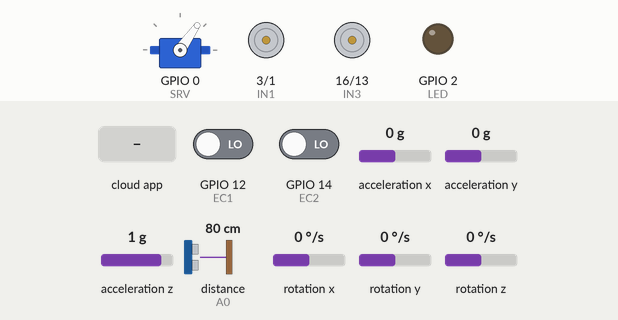
Simulated run of this program. Board: ESP8266 (NodeMCU). Parts: servo, motor-driver pin pairs drawn as motors (green arrow = first pin HIGH = forward, orange = second pin HIGH = backward, longer = more drive), output pins drawn as LEDs (lit = HIGH). The inputs (shaded band) are chosen by the test bench; at power-on: GPIO 12 (EC1) LOW, GPIO 14 (EC2) LOW, acceleration x 0 g, acceleration y 0 g, acceleration z 1 g, distance to the obstacle (sensor on A0) 80 cm, rotation x 0 °/s, rotation y 0 °/s, rotation z 0 °/s. WiFi joins after 1.5 s; servers stay silent unless stated; the ROS host is connected and sends only what is stated; what the program prints to the serial monitor is not drawn.

Above: at 3.2 s.
3.3 s: the phone or cloud app sets angular.z to -100
At 4.0 s:
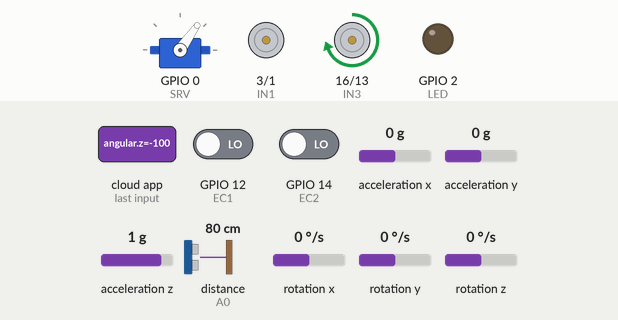
4.8 s: the phone or cloud app sets linear.x to 100
At 5.9 s:
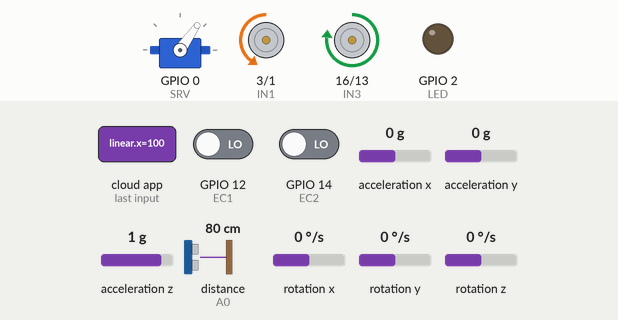
6.3 s: the phone or cloud app sets ir_motor to 0
At 7.5 s:
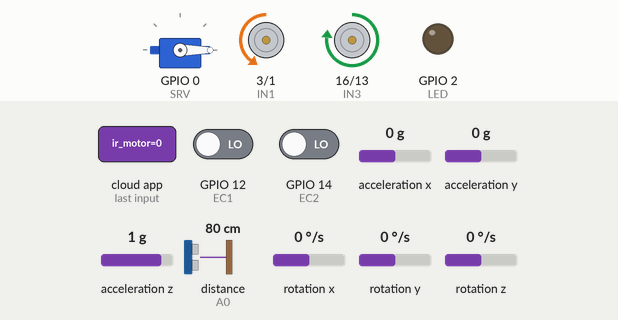
7.8 s: the phone or cloud app sets left to 0
At 8.3 s:
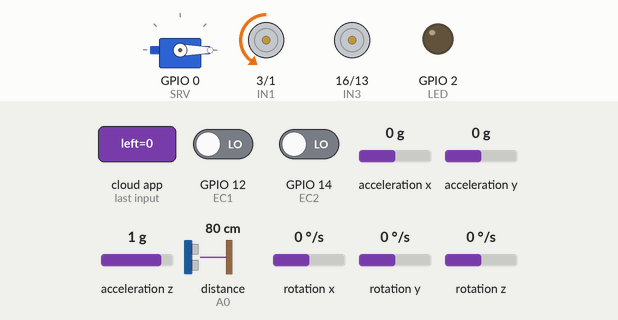
9.3 s: the phone or cloud app sets right to 0
At 10.1 s:
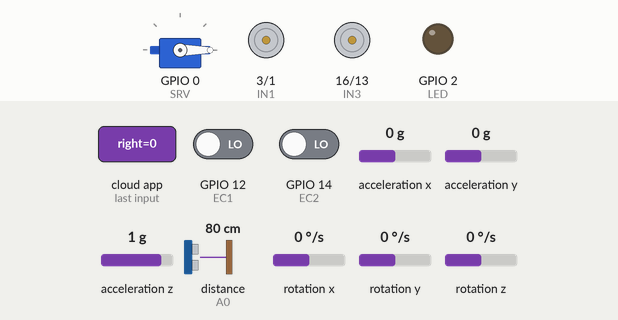
10.8 s: the phone or cloud app sets angular.z to 0
At 11.9 s:
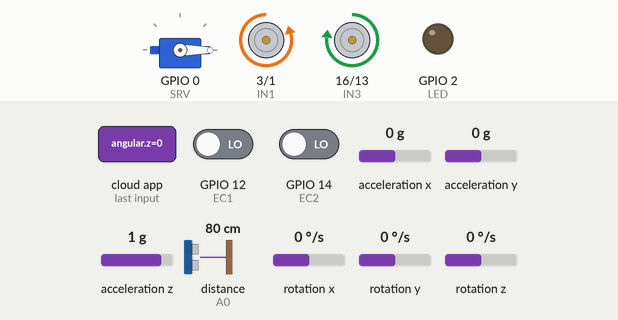
Timing chart, 0 to 13.3 s (numbered marks = the images above; inputs shaded):
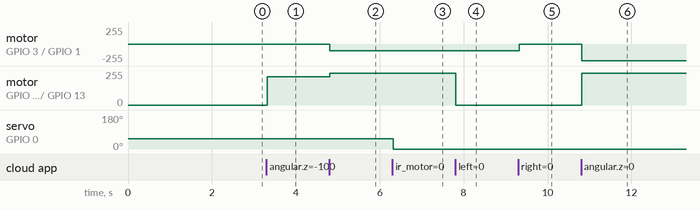

Measured:
- after the input at 3.3 s, motor on GPIO 16 (IN3) / GPIO 13 (IN4): stopped → forward 212/255 at once
- after the input at 4.8 s, motor on GPIO 3 (IN1) / GPIO 1 (IN2): stopped → backward 100/255 at once; motor on GPIO 16 (IN3) / GPIO 13 (IN4): forward 212/255 → forward 240/255 at once
- after the input at 6.3 s, servo on GPIO 0 (SRV): 55° → 0° at once
- after the input at 7.8 s, motor on GPIO 16 (IN3) / GPIO 13 (IN4): forward 240/255 → stopped at once
- after the input at 9.3 s, motor on GPIO 3 (IN1) / GPIO 1 (IN2): backward 100/255 → stopped at once
- after the input at 10.8 s, motor on GPIO 3 (IN1) / GPIO 1 (IN2): stopped → backward 250/255 at once; motor on GPIO 16 (IN3) / GPIO 13 (IN4): stopped → forward 240/255 at once

The program:

main.cpp
```cpp
#define ROSSERIAL_ARDUINO_TCP

#include <ESP8266WiFi.h>
#include <ros.h>
#include <geometry_msgs/Twist.h>
#include <std_msgs/Float32.h>
#include <std_msgs/UInt16.h>
#include <string.h>
#include <Servo.h>
#include <SharpIR.h>
#include "Wire.h"

// ---- biblioteca mpu
#include "I2Cdev.h"
#include "MPU6050_6Axis_MotionApps20.h"

MPU6050 mpu;
#define OUTPUT_READABLE_YAWPITCHROLL

// MPU control/status vars
bool dmpReady = false;  // set true if DMP init was successful
uint8_t devStatus;      // return status after each device operation (0 = success, !0 = error)
uint16_t packetSize;    // expected DMP packet size (default is 42 bytes)
uint16_t fifoCount;     // count of all bytes currently in FIFO
uint8_t fifoBuffer[64]; // FIFO storage buffer

// orientation/motion vars
float ypr[3];           // [yaw, pitch, roll]   yaw/pitch/roll container and gravity vector
Quaternion q;           // [w, x, y, z]         quaternion container
VectorInt16 aa;         // [x, y, z]            accel sensor measurements
VectorInt16 aaReal;     // [x, y, z]            gravity-free accel sensor measurements
VectorInt16 aaWorld;    // [x, y, z]            world-frame accel sensor measurements
VectorFloat gravity;    // [x, y, z]            gravity vector
float euler[3];         // [psi, theta, phi]    Euler angle container

unsigned long timer = 0;

// ---------- sensor config
// Define model and input pin:
#define IRPin A0
#define model 1080
SharpIR SharpSensor = SharpIR(IRPin, model);

// ---------- config network
#define debug 1
#define base_port 11411 //usar outros números para ligar mais robôs na mesma porta

// ---------- config servo motor
Servo servo;
int pos = 0;
int dir = 0;
int SRV = 0;

// ---------- driver motor pins
int IN1 = 3;
int IN2 = 1;
int IN3 = 16;
int IN4 = 13;

// ---------- encoder pin
int EC1 = 12;
int EC2 = 14;

// ---------- tick count
int EC1_count = 0;
int EC2_count = 0;

// ---------- LED pin for debug
int LED = 2;

// kinematics variables
float wheelL;
float wheelR;

//----------- topics name
#define top_cmd_vel "/bob/cmd_vel"
#define top_servo   "/bob/ir_motor"
#define top_sharp   "/bob/ir_sensor"
#define top_imu     "/bob/heading"
#define top_renc    "/bob/raw/right_ticks"
#define top_lenc    "/bob/raw/left_ticks"
#define top_pwm_lm  "/bob/pwm/left"
#define top_pwm_rm  "/bob/pwm/right"
#define top_write_pwm_lm "/bob/write/pwm/left"
#define top_write_pwm_rm "/bob/write/pwm/right"

// wifi config
struct config_t
{

  // roteador Gui
  // const char* ssid = "Dinossauro_Conectado";
  // const char* password = "Dinossauro_Conectado";

  const char* ssid = "Le";
  const char* password = "leticia21";

  uint16_t serverPort = base_port;
  int serverIP[4] = {192, 168, 13, 213}; // "ip do computador com roscore"
  int robot = 0;
  char* topic_servo = top_servo;
  char* topic_lenc = top_lenc;
  char* topic_renc = top_renc;
  char* topic_cmd_vel = top_cmd_vel;
  char* topic_sharp = top_sharp;
  char* topic_imu = top_imu;
  char* topic_pwml = top_pwm_lm;
  char* topic_pwmr = top_pwm_rm;
  char* topic_write_pwml = top_write_pwm_lm;
  char* topic_write_pwmr = top_write_pwm_rm;
} configuration;

// ----- messages
std_msgs::Float32 sharp_msg;
std_msgs::Float32 lenc_msg;     // left encoder
std_msgs::Float32 renc_msg;     // right encoder
std_msgs::Float32 imu_msg;
std_msgs::Float32 pwmL_msg;
std_msgs::Float32 pwmR_msg;

// ---- publishers
ros::Publisher pub_lenc(configuration.topic_lenc, &lenc_msg);
ros::Publisher pub_renc(configuration.topic_renc, &renc_msg);
ros::Publisher pub_sharp(configuration.topic_sharp, &sharp_msg);
ros::Publisher pub_imu(configuration.topic_imu, &imu_msg);
ros::Publisher pub_pwml(configuration.topic_pwml, &pwmL_msg);
ros::Publisher pub_pwmr(configuration.topic_pwmr, &pwmR_msg);

// ---- subscribers
ros::Subscriber<geometry_msgs::Twist> sub_cmd_vel(configuration.topic_cmd_vel, &odometry_cb);
ros::Subscriber<std_msgs::UInt16> sub_servo(configuration.topic_servo, &servo_cb);
ros::Subscriber<std_msgs::UInt16> sub_write_pwml(configuration.topic_write_pwml, &write_leftPWM_cb);
ros::Subscriber<std_msgs::UInt16> sub_write_pwmr(configuration.topic_write_pwmr, &write_rightPWM_cb);

void write_leftPWM_cb(const std_msgs::UInt16& msg){
  analogWrite(IN3, msg.data);
  analogWrite(IN4, 0);
}

void write_rightPWM_cb(const std_msgs::UInt16& msg){
  analogWrite(IN2, msg.data);
  analogWrite(IN1, 0);
}

void odometry_cb(const geometry_msgs::Twist& msg) {

  float linear_velocity;
  float angular_velocity;
  float width_robot = 0.140;
  float wradius = 0.0660/2;

  float gain_linear = 10;
  float gain_angular = 100;

  int offset = 10;

  linear_velocity = msg.linear.x;
  angular_velocity = msg.angular.z;

  float min_vel = 0;
  float left_max_vel = 250 - offset;
  float right_max_vel = 250;

  wheelR = (gain_linear*(linear_velocity) + gain_angular*(angular_velocity * width_robot/2)) / (wradius);
  wheelL = (gain_linear*(linear_velocity) - gain_angular*(angular_velocity * width_robot/2)) / (wradius);

  if (wheelR != 0){
  wheelR = wheelR + offset;
  }

  sharp_msg.data = wheelR;

  // saturate max velocity for the right wheel
  if (wheelR > right_max_vel){
    wheelR = right_max_vel;
  }

  // saturate max velocity for the left wheel
  if (wheelL > left_max_vel){
    wheelL = left_max_vel;
  }

  // saturate min velocity for the right wheel
  if (wheelR < min_vel) {
    wheelR = min_vel;
  }

  // saturate mi velocity for the left wheel
  if(wheelL < min_vel) {
    wheelL = min_vel;
  }

  // write velocity for the right motor
  analogWrite(IN2, wheelR);
  analogWrite(IN1, 0);

  // write velocity for the left motor
  analogWrite(IN3, wheelL);
  analogWrite(IN4, 0);
}

void servo_cb( const std_msgs::UInt16& cmd_msg){
  servo.write(cmd_msg.data); //set servo angle, should be from 0-180
}

void setupWiFi() {                    // connect to ROS server as as a client
  if (debug) {
    Serial.print("Connecting wifi to ");
    Serial.println(configuration.ssid);
  }
  WiFi.begin(configuration.ssid, configuration.password);
  while (WiFi.status() != WL_CONNECTED) {
    delay(500);
    if (debug)
      Serial.print(".");
  }
  if (debug) {
    Serial.println("");
    Serial.println("WiFi connected");
    Serial.print("IP address: ");
    Serial.println(WiFi.localIP());
  }
}

ros::NodeHandle nh;


void IRAM_ATTR ISR_EC1()
{
  EC1_count++;
}
void IRAM_ATTR ISR_EC2()
{
  EC2_count++;
}

void setup_imu()
{
  Wire.begin();
  Wire.setClock(400000); // 400kHz I2C clock. Comment this line if having compilation difficulties

  // initialize device
  Serial.println(F("Initializing I2C devices..."));
  mpu.initialize();

  // verify connection
  Serial.println(F("Testing device connections..."));
  Serial.println(mpu.testConnection() ? F("MPU6050 connection successful") : F("MPU6050 connection failed"));

  // load and configure the DMP
  Serial.println(F("Initializing DMP..."));
  devStatus = mpu.dmpInitialize();

  // supply your own gyro offsets here, scaled for min sensitivity
  mpu.setXGyroOffset(220);
  mpu.setYGyroOffset(76);
  mpu.setZGyroOffset(-85);
  mpu.setZAccelOffset(1788); // 1688 factory default for my test chip

  // make sure it worked (returns 0 if so)
  if (devStatus == 0) {
    // Calibration Time: generate offsets and calibrate our MPU6050
    mpu.CalibrateAccel(6);
    mpu.CalibrateGyro(6);
    mpu.PrintActiveOffsets();

    // turn on the DMP
    Serial.println(F("Enabling DMP..."));
    mpu.setDMPEnabled(true);

    // set our DMP Ready flag so the main loop() function knows it's okay to use it
    Serial.println(F("DMP ready! Waiting for first interrupt..."));
    dmpReady = true;

    // get expected DMP packet size for later comparison
    packetSize = mpu.dmpGetFIFOPacketSize();
  }

    else {
      // ERROR!
      // 1 = initial memory load failed
      // 2 = DMP configuration updates failed
      // (if it's going to break, usually the code will be 1)
      Serial.print(F("DMP Initialization failed (code "));
      Serial.print(devStatus);
      Serial.println(F(")"));
    }
}

float get_yaw()
{

  // read a packet from FIFO
  if (mpu.dmpGetCurrentFIFOPacket(fifoBuffer)) { // Get the Latest packet

    // display Euler angles in radians
    mpu.dmpGetQuaternion(&q, fifoBuffer);
    mpu.dmpGetGravity(&gravity, &q);
    mpu.dmpGetYawPitchRoll(ypr, &q, &gravity);
    Serial.print("ypr\t"); // print yaw
    Serial.print(ypr[0]);
    Serial.print("\t");
    Serial.print(ypr[1]);  // print pitch
    Serial.print("\t");
    Serial.println(ypr[2]); // print roll
  }
  // return yaw
  return ypr[0];

}

void setup() {

  configuration.serverPort=configuration.serverPort+configuration.robot;
  IPAddress server(configuration.serverIP[0], configuration.serverIP[1], configuration.serverIP[2], configuration.serverIP[3]);   // Set the rosserial socket server IP address
  setupWiFi();

  // configure ros communication
  nh.getHardware()->setConnection(server, configuration.serverPort);
  nh.initNode();
  nh.subscribe(sub_cmd_vel);
  nh.subscribe(sub_servo);
  nh.subscribe(sub_write_pwml);
  nh.subscribe(sub_write_pwmr);

  nh.advertise(pub_lenc);
  nh.advertise(pub_renc);
  nh.advertise(pub_sharp);
  nh.advertise(pub_imu);
  nh.advertise(pub_pwml);
  nh.advertise(pub_pwmr);

  // configure GPIO's
  pinMode(IN1, OUTPUT);
  pinMode(IN2, OUTPUT);
  pinMode(IN3, OUTPUT);
  pinMode(IN4, OUTPUT);
  pinMode(LED, OUTPUT);

  // configure servo motor and put it at "position 0"
  servo.attach(SRV);
  servo.write(55);

  // configure interruption pins for encoder
  pinMode(EC1, INPUT);
  attachInterrupt(EC1, ISR_EC1, RISING);
  pinMode(EC2, INPUT);
  attachInterrupt(EC2, ISR_EC2, RISING);

  // initialize serial communication
  Serial.begin(115200);
  while (!Serial);

  // setup and calibration of the imu sensor
  setup_imu();
}

void loop() {

  lenc_msg.data = EC1_count;
  pub_lenc.publish(&lenc_msg);

  renc_msg.data = EC2_count;
  pub_renc.publish(&renc_msg);

  sharp_msg.data = SharpSensor.distance()*1.8;
  pub_sharp.publish(&sharp_msg);

  imu_msg.data = get_yaw();
  pub_imu.publish(&imu_msg);

  pwmL_msg.data = wheelL;
  pwmR_msg.data = wheelR;
  pub_pwml.publish(&pwmL_msg);
  pub_pwmr.publish(&pwmR_msg);

  nh.spinOnce();
}
```
